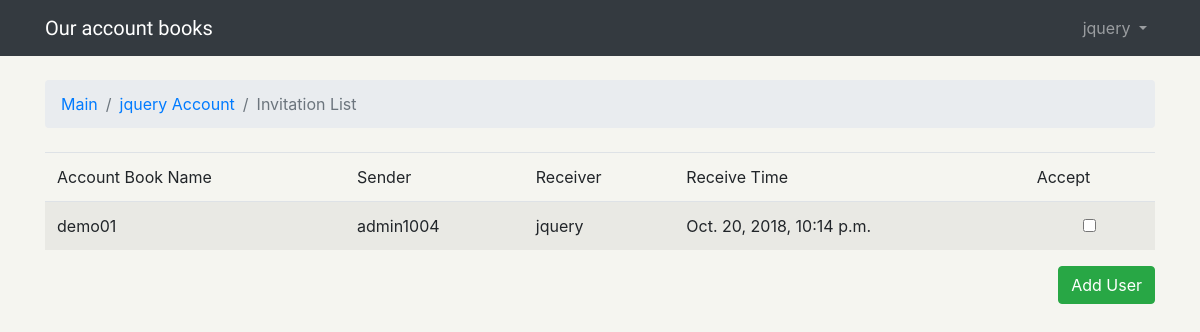
Page /invitationList/ (signed in) on the earlier database version.
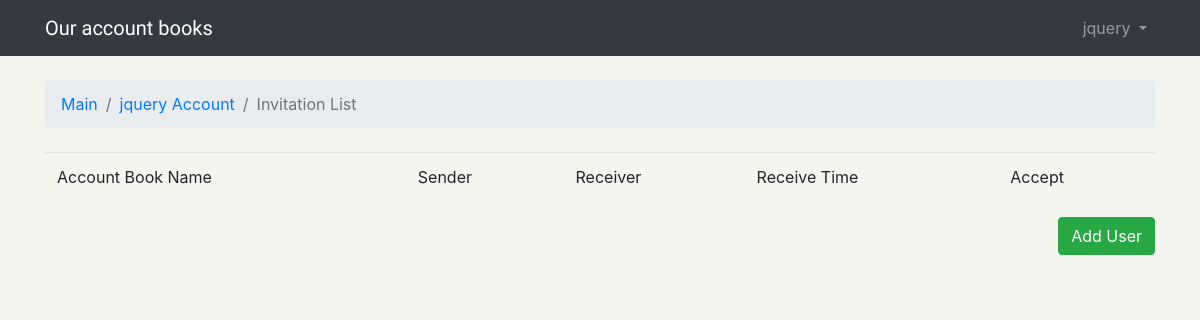
Same page on the later database version.
### accountBookMain/models.py (models this page shows)
class Invitation(models.Model):
    sender = models.ForeignKey(User, related_name='Invitations', on_delete=models.CASCADE)
    receiver = models.ForeignKey(User, related_name='+', on_delete=models.CASCADE)
    account = models.ForeignKey(AccountBooksName, related_name='AccountBooksName', on_delete=models.CASCADE)
    created_at = models.DateTimeField(auto_now_add=True)
    auth_ac = models.IntegerField(default=0)
    class Meta:
        unique_together = (("sender", "receiver", "account"),)

class AccountBooksName(models.Model):
    MONEY_COUNTRY = (
        ('k', "kor"),
        ('j', "jp")
    )
    account_id = models.AutoField(primary_key=True)
    account_name = models.CharField(max_length=100)
    p_cnt = models.IntegerField(default=0)
    money = models.CharField(max_length=1, choices=MONEY_COUNTRY)  # 언어설정 칼럼
    create_at = models.DateTimeField(auto_now_add=True)
    create_user = models.CharField(max_length=100, null=False)

### accountBookMain/views.py (the view)
# urls.py: path('invitationList/', views.invitation_list, name='invitationList'),
@login_required
def invitation_list(request):
    user = request.user.pk
    val = Invitation.objects.filter(receiver=user, auth_ac=0)
    return render(request, 'invitationList.html', {'val': val})

### templates/invitationList.html (shortened to what this page needs)
{% extends 'base.html' %}
{% block breadcrumb %}
    <li class="breadcrumb-item"><a href="{% url 'home' %}"> Main </a></li>
    <li class="breadcrumb-item"><a href="{% url 'myAccount' user.pk %}">{{ user.username }} Account</a></li>
    <li class="breadcrumb-item active">Invitation List</li>
{% endblock %}
{% block contents %}
    <table class="table table-striped">
        <thead class="thead-dark">
            <tr>
                <td scope="col">Account Book Name</td>
                <td scope="col">Sender</td>
                <td scope="col">Receiver</td>
                <td scope="col">Receive Time</td>
                <td scope="col">Accept</td>
            </tr>
        </thead>
        <tbody>
            {% for i in val %}
                <tr>
                    <td>{{ i.account.account_name }}</td>
                    <td>{{ i.sender }}</td>
                    <td>{{ i.receiver }}</td>
                    <td>{{ i.created_at }}</td>
                    <td align="center">
                        <input type="checkbox" class="checkBox" aria-label="Checkbox for following text input " value="{{ i.pk }}" name="invitation[]">
                    </td>
                </tr>
            {% endfor %}
        </tbody>
    </table>
    <a class="btn btn-success" role="button" style="float: right; color:white" onclick="active()">Add User</a>
{% endblock %}

Differences in the rows shown:
removed Invitation: account.account_name "demo01", sender "admin1004", receiver "jquery", created_at "Oct. 20, 2018, 10:14 p.m."
